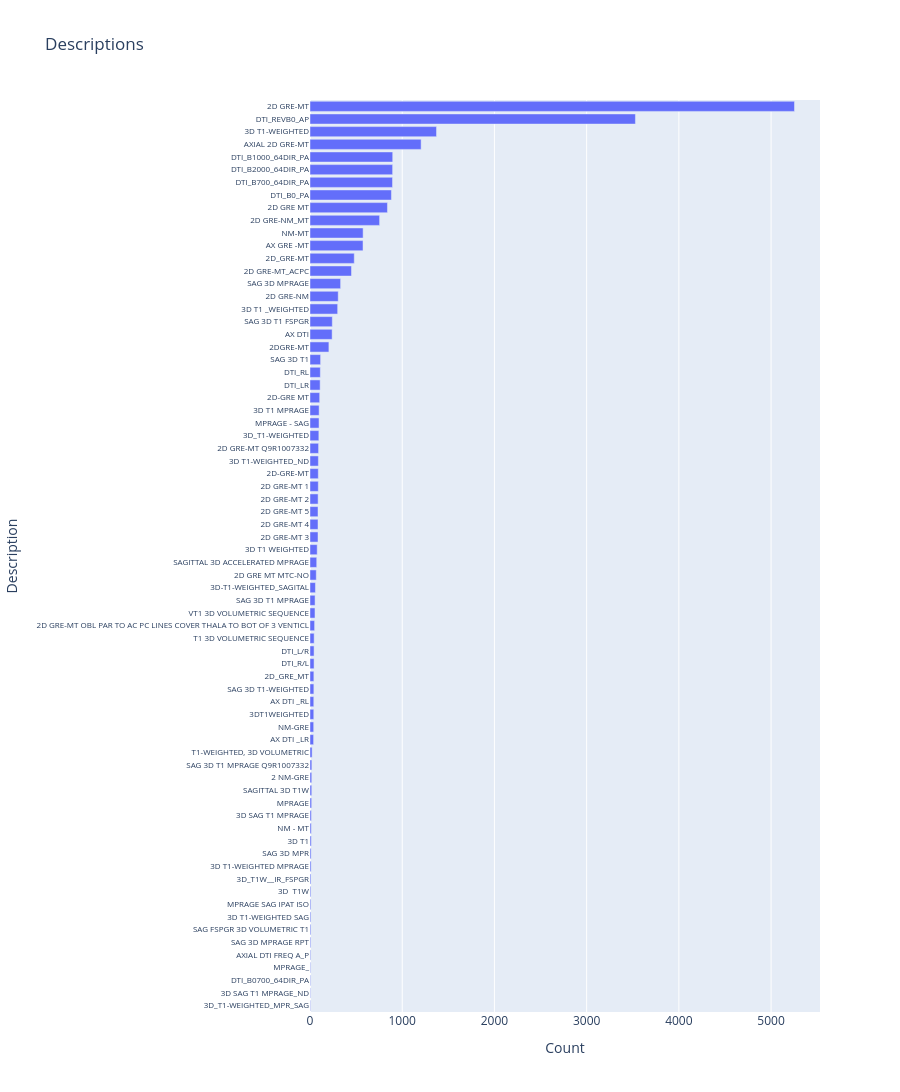

Notebook code for this chart:
### Code cell
desc_counts = df["Description_clean"].value_counts()
top_df = desc_counts.reset_index()
top_df.columns = ["Description", "Count"]

# Reverse order for horizontal readability (small → big from top to bottom)
top_df = top_df.iloc[::-1]

fig = px.bar(
    top_df,
    x="Count",
    y="Description",
    orientation="h",
    title="Descriptions",
    height=2000,
)

# Remove categoryorder — let your dataframe control it
fig.update_layout(
    yaxis={"categoryorder": "array", "categoryarray": top_df["Description"]}
)
fig.update_yaxes(
    tickmode="array",
    tickvals=top_df["Description"],
    ticktext=top_df["Description"],
    tickfont=dict(size=8),  # shrink font so all labels fit
)
fig.show()

### Figure 1 — Plotly figure (JSON) as saved in the notebook; plotly's stock layout.template omitted (floating-point values rounded to 4 significant figures)
{"data": [{"hovertemplate": "Count=%{x}<br>Description=%{y}<extra></extra>", "legendgroup": "", "marker": {"color": "#636efa", "pattern": {"shape": ""}}, "name": "", "orientation": "h", "showlegend": false, "textposition": "auto", "type": "bar", "x": [5, 5, 6, 6, 7, 8, 9, 9, 9, 9, 10, 12, 12, 14, 14, 15, 18, 19, 19, 20, 23, 39, 40, 41, 41, 42, 42, 44, 44, 45, 50, 54, 55, 59, 68, 73, 78, 87, 87, 87, 88, 90, 90, 91, 93, 96, 98, 99, 105, 110, 112, 115, 205, 240, 242, 300, 306, 332, 450, 480, 575, 576, 755, 840, 883, 895, 896, 897, 1205, 1372, 3529, 5254], "xaxis": "x", "y": ["3D_T1-WEIGHTED_MPR_SAG", "3D SAG T1 MPRAGE_ND", "DTI_B0700_64DIR_PA", "MPRAGE_", "AXIAL DTI FREQ A_P", "SAG 3D MPRAGE RPT", "SAG FSPGR 3D VOLUMETRIC T1", "3D T1-WEIGHTED SAG", "MPRAGE SAG IPAT ISO", "3D  T1W", "3D_T1W__IR_FSPGR", "3D T1-WEIGHTED MPRAGE", "SAG 3D MPR", "3D T1", "NM - MT", "3D SAG T1 MPRAGE", "MPRAGE", "SAGITTAL 3D T1W", "2 NM-GRE", "SAG 3D T1 MPRAGE Q9R1007332", "T1-WEIGHTED, 3D VOLUMETRIC", "AX DTI _LR", "NM-GRE", "3DT1WEIGHTED", "AX DTI _RL", "SAG 3D T1-WEIGHTED", "2D_GRE_MT", "DTI_R/L", "DTI_L/R", "T1 3D VOLUMETRIC SEQUENCE", "2D GRE-MT OBL PAR TO AC PC LINES COVER THALA TO BOT OF 3 VENTICL", "VT1 3D VOLUMETRIC SEQUENCE", "SAG 3D T1 MPRAGE", "3D-T1-WEIGHTED_SAGITAL", "2D GRE MT MTC-NO", "SAGITTAL 3D ACCELERATED MPRAGE", "3D T1 WEIGHTED", "2D GRE-MT 3", "2D GRE-MT 4", "2D GRE-MT 5", "2D GRE-MT 2", "2D GRE-MT 1", "2D-GRE-MT", "3D T1-WEIGHTED_ND", "2D GRE-MT Q9R1007332", "3D_T1-WEIGHTED", "MPRAGE - SAG", "3D T1 MPRAGE", "2D-GRE MT", "DTI_LR", "DTI_RL", "SAG 3D T1", "2DGRE-MT", "AX DTI", "SAG 3D T1 FSPGR", "3D T1 _WEIGHTED", "2D GRE-NM", "SAG 3D MPRAGE", "2D GRE-MT_ACPC", "2D_GRE-MT", "AX GRE -MT", "NM-MT", "2D GRE-NM_MT", "2D GRE MT", "DTI_B0_PA", "DTI_B700_64DIR_PA", "DTI_B2000_64DIR_PA", "DTI_B1000_64DIR_PA", "AXIAL 2D GRE-MT", "3D T1-WEIGHTED", "DTI_REVB0_AP", "2D GRE-MT"], "yaxis": "y"}], "layout": {"barmode": "relative", "height": 2000, "legend": {"tracegroupgap": 0}, "title": {"text": "Descriptions"}, "xaxis": {"anchor": "y", "domain": [0, 1], "title": {"text": "Count"}}, "yaxis": {"anchor": "x", "categoryarray": ["3D_T1-WEIGHTED_MPR_SAG", "3D SAG T1 MPRAGE_ND", "DTI_B0700_64DIR_PA", "MPRAGE_", "AXIAL DTI FREQ A_P", "SAG 3D MPRAGE RPT", "SAG FSPGR 3D VOLUMETRIC T1", "3D T1-WEIGHTED SAG", "MPRAGE SAG IPAT ISO", "3D  T1W", "3D_T1W__IR_FSPGR", "3D T1-WEIGHTED MPRAGE", "SAG 3D MPR", "3D T1", "NM - MT", "3D SAG T1 MPRAGE", "MPRAGE", "SAGITTAL 3D T1W", "2 NM-GRE", "SAG 3D T1 MPRAGE Q9R1007332", "T1-WEIGHTED, 3D VOLUMETRIC", "AX DTI _LR", "NM-GRE", "3DT1WEIGHTED", "AX DTI _RL", "SAG 3D T1-WEIGHTED", "2D_GRE_MT", "DTI_R/L", "DTI_L/R", "T1 3D VOLUMETRIC SEQUENCE", "2D GRE-MT OBL PAR TO AC PC LINES COVER THALA TO BOT OF 3 VENTICL", "VT1 3D VOLUMETRIC SEQUENCE", "SAG 3D T1 MPRAGE", "3D-T1-WEIGHTED_SAGITAL", "2D GRE MT MTC-NO", "SAGITTAL 3D ACCELERATED MPRAGE", "3D T1 WEIGHTED", "2D GRE-MT 3", "2D GRE-MT 4", "2D GRE-MT 5", "2D GRE-MT 2", "2D GRE-MT 1", "2D-GRE-MT", "3D T1-WEIGHTED_ND", "2D GRE-MT Q9R1007332", "3D_T1-WEIGHTED", "MPRAGE - SAG", "3D T1 MPRAGE", "2D-GRE MT", "DTI_LR", "DTI_RL", "SAG 3D T1", "2DGRE-MT", "AX DTI", "SAG 3D T1 FSPGR", "3D T1 _WEIGHTED", "2D GRE-NM", "SAG 3D MPRAGE", "2D GRE-MT_ACPC", "2D_GRE-MT", "AX GRE -MT", "NM-MT", "2D GRE-NM_MT", "2D GRE MT", "DTI_B0_PA", "DTI_B700_64DIR_PA", "DTI_B2000_64DIR_PA", "DTI_B1000_64DIR_PA", "AXIAL 2D GRE-MT", "3D T1-WEIGHTED", "DTI_REVB0_AP", "2D GRE-MT"], "categoryorder": "array", "domain": [0, 1], "tickfont": {"size": 8}, "tickmode": "array", "ticktext": ["3D_T1-WEIGHTED_MPR_SAG", "3D SAG T1 MPRAGE_ND", "DTI_B0700_64DIR_PA", "MPRAGE_", "AXIAL DTI FREQ A_P", "SAG 3D MPRAGE RPT", "SAG FSPGR 3D VOLUMETRIC T1", "3D T1-WEIGHTED SAG", "MPRAGE SAG IPAT ISO", "3D  T1W", "3D_T1W__IR_FSPGR", "3D T1-WEIGHTED MPRAGE", "SAG 3D MPR", "3D T1", "NM - MT", "3D SAG T1 MPRAGE", "MPRAGE", "SAGITTAL 3D T1W", "2 NM-GRE", "SAG 3D T1 MPRAGE Q9R1007332", "T1-WEIGHTED, 3D VOLUMETRIC", "AX DTI _LR", "NM-GRE", "3DT1WEIGHTED", "AX DTI _RL", "SAG 3D T1-WEIGHTED", "2D_GRE_MT", "DTI_R/L", "DTI_L/R", "T1 3D VOLUMETRIC SEQUENCE", "2D GRE-MT OBL PAR TO AC PC LINES COVER THALA TO BOT OF 3 VENTICL", "VT1 3D VOLUMETRIC SEQUENCE", "SAG 3D T1 MPRAGE", "3D-T1-WEIGHTED_SAGITAL", "2D GRE MT MTC-NO", "SAGITTAL 3D ACCELERATED MPRAGE", "3D T1 WEIGHTED", "2D GRE-MT 3", "2D GRE-MT 4", "2D GRE-MT 5", "2D GRE-MT 2", "2D GRE-MT 1", "2D-GRE-MT", "3D T1-WEIGHTED_ND", "2D GRE-MT Q9R1007332", "3D_T1-WEIGHTED", "MPRAGE - SAG", "3D T1 MPRAGE", "2D-GRE MT", "DTI_LR", "DTI_RL", "SAG 3D T1", "2DGRE-MT", "AX DTI", "SAG 3D T1 FSPGR", "3D T1 _WEIGHTED", "2D GRE-NM", "SAG 3D MPRAGE", "2D GRE-MT_ACPC", "2D_GRE-MT", "AX GRE -MT", "NM-MT", "2D GRE-NM_MT", "2D GRE MT", "DTI_B0_PA", "DTI_B700_64DIR_PA", "DTI_B2000_64DIR_PA", "DTI_B1000_64DIR_PA", "AXIAL 2D GRE-MT", "3D T1-WEIGHTED", "DTI_REVB0_AP", "2D GRE-MT"], "tickvals": ["3D_T1-WEIGHTED_MPR_SAG", "3D SAG T1 MPRAGE_ND", "DTI_B0700_64DIR_PA", "MPRAGE_", "AXIAL DTI FREQ A_P", "SAG 3D MPRAGE RPT", "SAG FSPGR 3D VOLUMETRIC T1", "3D T1-WEIGHTED SAG", "MPRAGE SAG IPAT ISO", "3D  T1W", "3D_T1W__IR_FSPGR", "3D T1-WEIGHTED MPRAGE", "SAG 3D MPR", "3D T1", "NM - MT", "3D SAG T1 MPRAGE", "MPRAGE", "SAGITTAL 3D T1W", "2 NM-GRE", "SAG 3D T1 MPRAGE Q9R1007332", "T1-WEIGHTED, 3D VOLUMETRIC", "AX DTI _LR", "NM-GRE", "3DT1WEIGHTED", "AX DTI _RL", "SAG 3D T1-WEIGHTED", "2D_GRE_MT", "DTI_R/L", "DTI_L/R", "T1 3D VOLUMETRIC SEQUENCE", "2D GRE-MT OBL PAR TO AC PC LINES COVER THALA TO BOT OF 3 VENTICL", "VT1 3D VOLUMETRIC SEQUENCE", "SAG 3D T1 MPRAGE", "3D-T1-WEIGHTED_SAGITAL", "2D GRE MT MTC-NO", "SAGITTAL 3D ACCELERATED MPRAGE", "3D T1 WEIGHTED", "2D GRE-MT 3", "2D GRE-MT 4", "2D GRE-MT 5", "2D GRE-MT 2", "2D GRE-MT 1", "2D-GRE-MT", "3D T1-WEIGHTED_ND", "2D GRE-MT Q9R1007332", "3D_T1-WEIGHTED", "MPRAGE - SAG", "3D T1 MPRAGE", "2D-GRE MT", "DTI_LR", "DTI_RL", "SAG 3D T1", "2DGRE-MT", "AX DTI", "SAG 3D T1 FSPGR", "3D T1 _WEIGHTED", "2D GRE-NM", "SAG 3D MPRAGE", "2D GRE-MT_ACPC", "2D_GRE-MT", "AX GRE -MT", "NM-MT", "2D GRE-NM_MT", "2D GRE MT", "DTI_B0_PA", "DTI_B700_64DIR_PA", "DTI_B2000_64DIR_PA", "DTI_B1000_64DIR_PA", "AXIAL 2D GRE-MT", "3D T1-WEIGHTED", "DTI_REVB0_AP", "2D GRE-MT"], "title": {"text": "Description"}}}}
